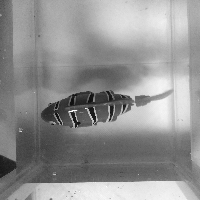
#> input picture Codigos/Haar_Cascade/positivas/1004.png, 200 x 200 px, found by its file name; its folder holds only this picture in this run
$ python Alteral_Randomicamente.py
#> lines starting #> are read from the running program, lines starting #| are printed output that depends on the picture
#> further down, img is the input picture: shape (200, 200, 3); min 12, max 255, mean 145.7
import cv2
import numpy as np
import os
import random

pasta_entrada = 'C:/CODE/Robot-fish/Fotos_Aquario/positivas'
pasta_saida = 'C:/CODE/Robot-fish/Codigos/Haar_Cascade/positivas'

if not os.path.exists(pasta_saida):
    os.makedirs(pasta_saida)

def ajustar_brilho(img):
    fator_brilho = random.uniform(0.1, 2)
    img = cv2.convertScaleAbs(img, alpha=fator_brilho, beta=0)
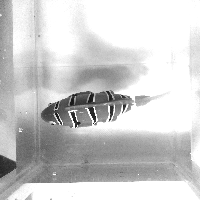
#> img: shape (200, 200, 3); min 18, max 255, mean 205.1

    return img

def girar_imagem(img):
    angulo = random.choice([0, 90, 180, 270])

    if angulo == 90:
        img_rotacionada = cv2.transpose(img)
        img_rotacionada = cv2.flip(img_rotacionada, flipCode=1)
    elif angulo == 180:
        img_rotacionada = cv2.flip(img, flipCode=0)
    elif angulo == 270:
        img_rotacionada = cv2.transpose(img)
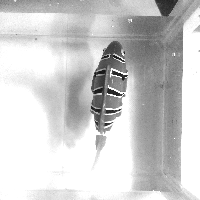
#> img_rotacionada: shape (200, 200, 3); min 18, max 255, mean 205.1
        img_rotacionada = cv2.flip(img_rotacionada, flipCode=0)
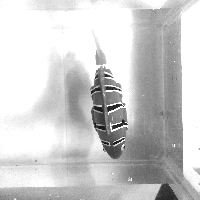
#> img_rotacionada: shape (200, 200, 3); min 18, max 255, mean 205.1
    else:
        img_rotacionada = img

    return img_rotacionada

contador = 1  # Contador de fotos processadas
limite = 2001  # Limite de 1000 fotos processadas

while contador < limite:
    if contador > limite:
        break

    nome_arquivo = random.choice(os.listdir(pasta_entrada))
    caminho_arquivo = os.path.join(pasta_entrada, nome_arquivo)

    img = cv2.imread(caminho_arquivo)
    img = ajustar_brilho(img)
    img = girar_imagem(img)
    img = cv2.resize(img, (200, 200))
    imagem_cinza = cv2.cvtColor(img, cv2.COLOR_BGR2GRAY)

    novo_nome = f'{contador}.png'

    caminho_saida = os.path.join(pasta_saida, novo_nome)
    cv2.imwrite(caminho_saida, imagem_cinza)

    contador += 1
